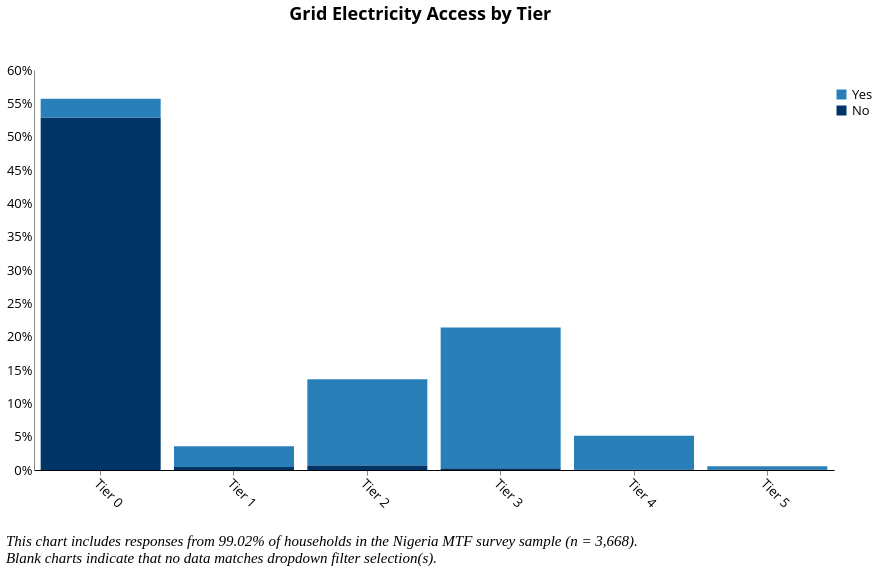

Specify this chart in Vega-Lite:
### Vega-Lite specification from a JSON file in a GitHub repository (floating-point values rounded to 4 significant figures; data arrays with more than 128 entries replaced by an {"elided": "..."} marker saying what was removed)
{"width": 800, "height": 400, "config": {"title": {"fontSize": 18, "font": "Open Sans", "anchor": "center", "fontColor": "#000000"}, "axisX": {"domain": true, "domainColor": "#000000", "grid": false, "labelFont": "Open Sans", "labelFontSize": 13, "titleFont": "Open Sans", "titleFontSize": 13, "titleFontWeight": "normal", "title": "X Axis Title (units)", "labelAngle": 45}, "axisY": {"domain": true, "grid": false, "gridColor": "#DEDDDD", "gridWidth": 1, "labelFont": "Open Sans", "labelFontSize": 13, "labelAngle": 0, "ticks": false, "titleFont": "Open Sans", "titleFontSize": 13, "titleFontWeight": "normal", "titlePadding": 10, "title": "Y Axis Title (units)"}, "range": {"category": ["#2980B9", "#003366", "#FFAE19", "#FF4500", "#438B28", "#45B39D", "#99ADC1", "#212F3C"]}, "legend": {"labelFont": "Open Sans", "labelFontSize": 13, "symbolType": "square", "symbolSize": 100, "titleFont": "Open Sans", "titleFontSize": 13, "titleFontWeight": "normal", "title": "Legend", "orient": "right", "offset": 0}, "tooltip": {"font": "Open Sans"}, "view": {"stroke": "transparent", "text": {"font": "Open Sans", "color": ["#2980B9", "#003366", "#FFAE19", "#FF4500", "#438B28", "#45B39D", "#99ADC1", "#212F3C"], "fontSize": 13, "align": "right", "fontWeight": 400, "size": 13}, "bar": {"size": 40, "binSpacing": 1, "continuousBandSize": 30, "discreteBandSize": 30, "stroke": false}}}, "concat": [{"layer": [{"mark": "bar", "encoding": {"color": {"field": "grid_electricity_yn", "scale": {"domain": ["Yes", "No"], "range": ["#2980B9", "#003366"]}, "title": " ", "type": "nominal"}, "tooltip": [{"field": "grid_electricity_yn", "title": "Access to National Grid", "type": "nominal"}, {"aggregate": "sum", "field": "pct", "format": ".2%", "title": "Percentage", "type": "quantitative"}], "x": {"axis": {"title": ""}, "field": "elc_aggr_tier", "type": "nominal"}, "y": {"aggregate": "sum", "axis": {"format": "%", "title": ""}, "field": "pct", "type": "quantitative"}}, "height": 400, "selection": {"selector070": {"type": "single", "fields": ["i19a"], "bind": {"input": "select", "options": [null, "Wood purchased", "Wood collected", "Crop Residue/Plant Biomass", "Kerosene", "Charcoal", "LPG/cooking gas", "Electric", "Charcoal Briquettes", "Garbage", "Piped Natural Gas", "Coal Briquette", "Biomass Briquette", "Other, specify", "Coal/lignite"], "labels": ["All Responses", "Wood purchased", "Wood collected", "Crop Residue/Plant Biomass", "Kerosene", "Charcoal", "LPG/cooking gas", "Electric", "Charcoal Briquettes", "Garbage", "Piped Natural Gas", "Coal Briquette", "Biomass Briquette", "Other", "Coal/lignite"], "name": "Primary Source of Cooking Fuel  "}}, "selector069": {"type": "single", "fields": ["primary_stove"], "bind": {"input": "select", "options": [null, "3-Stone/Open Fire Stove", "Koresone Stove", "Missing Data", "Manufactured Stove Traditional", "LPG/Natural Gas Stove", "Electric Stove"], "labels": ["All Responses", "3-Stone/Open Fire Stove", "Kerosene Stove", "Primary Stove Not Listed", "Manufactured Stove Traditional", "LPG/Natural Gas Stove", "Electric Stove"], "name": "Primary Stove  "}}, "selector068": {"type": "single", "fields": ["locality"], "bind": {"input": "select", "options": [null, 0, 1], "labels": ["National", "Urban", "Rural"], "name": "Locality Breakdown  "}}}, "title": {"text": ["Grid Electricity Access by Tier"], "color": "black", "subtitleColor": "black", "offset": 40}, "transform": [{"joinaggregate": [{"op": "count", "field": "*", "as": "total"}]}, {"calculate": "1 / datum.total", "as": "pct"}], "width": 800}, {"mark": {"type": "text", "align": "center", "baseline": "bottom"}, "encoding": {"color": {"field": "grid_electricity_yn", "scale": {"domain": ["Yes", "No"], "range": ["#2980B9", "#003366"]}, "title": " ", "type": "nominal"}, "tooltip": [{"field": "grid_electricity_yn", "title": "Access to National Grid", "type": "nominal"}, {"aggregate": "sum", "field": "pct", "format": ".2%", "title": "Percentage", "type": "quantitative"}], "x": {"axis": {"title": ""}, "field": "elc_aggr_tier", "type": "nominal"}, "y": {"aggregate": "sum", "axis": {"format": "%", "title": ""}, "field": "pct", "type": "quantitative"}}, "height": 400, "title": {"text": ["Grid Electricity Access by Tier"], "color": "black", "subtitleColor": "black", "offset": 40}, "transform": [{"joinaggregate": [{"op": "count", "field": "*", "as": "total"}]}, {"calculate": "1 / datum.total", "as": "pct"}], "width": 800}], "transform": [{"filter": {"selection": "selector070"}}, {"filter": {"selection": "selector069"}}, {"filter": {"selection": "selector068"}}]}], "data": {"name": "data-fd590c494384a866d84d2305471ebf9b"}, "title": {"text": ["", "", "This chart includes responses from 99.02% of households in the Nigeria MTF survey sample (n = 3,668).", "Blank charts indicate that no data matches dropdown filter selection(s)."], "anchor": "start", "baseline": "bottom", "font": "Times New Roman", "fontSize": 15, "fontStyle": "italic", "fontWeight": "normal", "orient": "bottom"}, "$schema": "https://vega.github.io/schema/vega-lite/v4.17.0.json", "datasets": {"data-fd590c494384a866d84d2305471ebf9b": {"elided": "3632 records"}}}
